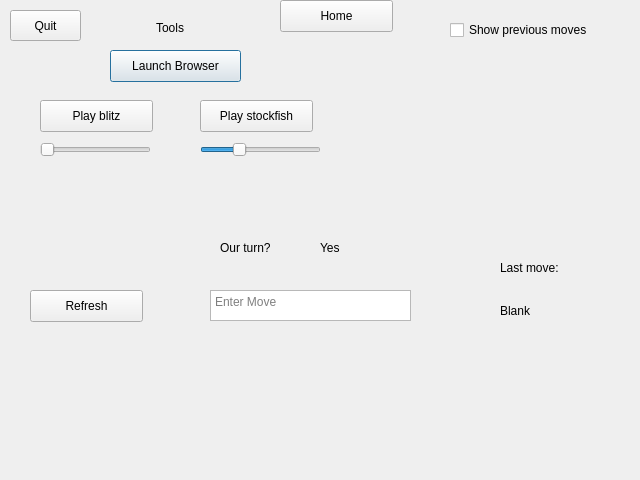
<?xml version="1.0" encoding="UTF-8"?>
<ui version="4.0">
 <class>Dialog</class>
 <widget class="QDialog" name="Dialog">
  <property name="geometry">
   <rect>
    <x>0</x>
    <y>0</y>
    <width>640</width>
    <height>480</height>
   </rect>
  </property>
  <property name="windowTitle">
   <string>Dialog</string>
  </property>
  <widget class="QPushButton" name="pushButton">
   <property name="geometry">
    <rect>
     <x>110</x>
     <y>50</y>
     <width>131</width>
     <height>32</height>
    </rect>
   </property>
   <property name="text">
    <string>Launch Browser</string>
   </property>
  </widget>
  <widget class="QPushButton" name="pushButton_2">
   <property name="geometry">
    <rect>
     <x>10</x>
     <y>10</y>
     <width>71</width>
     <height>31</height>
    </rect>
   </property>
   <property name="text">
    <string>Quit</string>
   </property>
  </widget>
  <widget class="QPushButton" name="pushButton_3">
   <property name="geometry">
    <rect>
     <x>40</x>
     <y>100</y>
     <width>113</width>
     <height>32</height>
    </rect>
   </property>
   <property name="text">
    <string>Play blitz</string>
   </property>
  </widget>
  <widget class="QPushButton" name="pushButton_4">
   <property name="geometry">
    <rect>
     <x>30</x>
     <y>290</y>
     <width>113</width>
     <height>32</height>
    </rect>
   </property>
   <property name="text">
    <string>Refresh</string>
   </property>
  </widget>
  <widget class="QPushButton" name="pushButton_5">
   <property name="geometry">
    <rect>
     <x>200</x>
     <y>100</y>
     <width>113</width>
     <height>32</height>
    </rect>
   </property>
   <property name="text">
    <string>Play stockfish</string>
   </property>
  </widget>
  <widget class="QSlider" name="Difficulty">
   <property name="geometry">
    <rect>
     <x>200</x>
     <y>140</y>
     <width>121</width>
     <height>20</height>
    </rect>
   </property>
   <property name="mouseTracking">
    <bool>false</bool>
   </property>
   <property name="maximum">
    <number>10</number>
   </property>
   <property name="pageStep">
    <number>1</number>
   </property>
   <property name="value">
    <number>3</number>
   </property>
   <property name="orientation">
    <enum>Qt::Horizontal</enum>
   </property>
  </widget>
  <widget class="QSlider" name="horizontalSlider">
   <property name="geometry">
    <rect>
     <x>40</x>
     <y>140</y>
     <width>111</width>
     <height>20</height>
    </rect>
   </property>
   <property name="minimum">
    <number>2</number>
   </property>
   <property name="maximum">
    <number>6</number>
   </property>
   <property name="orientation">
    <enum>Qt::Horizontal</enum>
   </property>
  </widget>
  <widget class="QPushButton" name="pushButton_6">
   <property name="geometry">
    <rect>
     <x>280</x>
     <y>0</y>
     <width>113</width>
     <height>32</height>
    </rect>
   </property>
   <property name="text">
    <string>Home</string>
   </property>
  </widget>
  <widget class="QTextEdit" name="textEdit">
   <property name="geometry">
    <rect>
     <x>210</x>
     <y>290</y>
     <width>201</width>
     <height>31</height>
    </rect>
   </property>
   <property name="placeholderText">
    <string>Enter Move</string>
   </property>
  </widget>
  <widget class="QCheckBox" name="checkBox">
   <property name="geometry">
    <rect>
     <x>450</x>
     <y>20</y>
     <width>161</width>
     <height>20</height>
    </rect>
   </property>
   <property name="autoFillBackground">
    <bool>false</bool>
   </property>
   <property name="text">
    <string>Show previous moves</string>
   </property>
  </widget>
  <widget class="QLabel" name="label">
   <property name="geometry">
    <rect>
     <x>140</x>
     <y>20</y>
     <width>60</width>
     <height>16</height>
    </rect>
   </property>
   <property name="autoFillBackground">
    <bool>true</bool>
   </property>
   <property name="text">
    <string>Tools</string>
   </property>
   <property name="scaledContents">
    <bool>true</bool>
   </property>
   <property name="alignment">
    <set>Qt::AlignCenter</set>
   </property>
  </widget>
  <widget class="QLabel" name="label_2">
   <property name="geometry">
    <rect>
     <x>220</x>
     <y>240</y>
     <width>60</width>
     <height>16</height>
    </rect>
   </property>
   <property name="text">
    <string>Our turn?</string>
   </property>
  </widget>
  <widget class="QLabel" name="label_3">
   <property name="geometry">
    <rect>
     <x>320</x>
     <y>240</y>
     <width>60</width>
     <height>16</height>
    </rect>
   </property>
   <property name="text">
    <string>Yes</string>
   </property>
  </widget>
  <widget class="QLabel" name="label_4">
   <property name="geometry">
    <rect>
     <x>500</x>
     <y>260</y>
     <width>71</width>
     <height>16</height>
    </rect>
   </property>
   <property name="text">
    <string>Last move:</string>
   </property>
  </widget>
  <widget class="QLabel" name="label_5">
   <property name="geometry">
    <rect>
     <x>500</x>
     <y>300</y>
     <width>81</width>
     <height>21</height>
    </rect>
   </property>
   <property name="text">
    <string>Blank</string>
   </property>
  </widget>
 </widget>
 <resources/>
 <connections/>
</ui>
